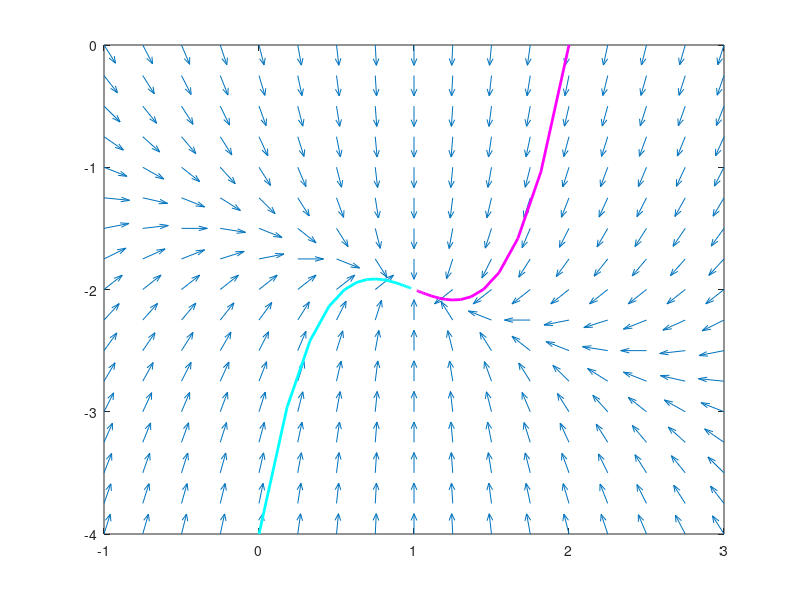

Source code (MATLAB):
A=[-2 0; -2 -6];
b=[2 -10]';
xe=-A^-1*b



a = [1 0]';

# x'(t) = A x(t) + b
#  x(t) = a \in R^n
# x'(t) = A * (a) + b


res = A * a + b


x=-1:.25:3;
y=-4:.25:0;
[xx, yy]=meshgrid(x,y)

F=@(x) A*x + b;
FFx=zeros(size(xx));
FFy=zeros(size(xx));

for i = 1:length(xx(:))
  FFx(i) = F([xx(i); yy(i)])(1);
  FFy(i) = F([xx(i); yy(i)])(2);
endfor

# quiver(xx,yy,FFx,FFy)
# NORMALIZO los vectores

FFxn=FFx./sqrt(FFx.^2+FFy.^2);
FFyn=FFy./sqrt(FFx.^2+FFy.^2);

quiver(xx,yy,FFxn,FFyn, .5)
hold on


sol3 = zeros(2, 1);
sol4 = zeros(2, 1);

t=0:.1:2;

for i=1:length(t)
  sol3(:,i)=expm(A*t(i))*([2 0]'-xe)+xe;
  sol4(:,i)=expm(A*t(i))*([0 -4]'-xe)+xe;
endfor


plot(sol3(1,:), sol3(2,:),'m','linewidth', 2)
plot(sol4(1,:), sol4(2,:),'c','linewidth', 2)
hold off
